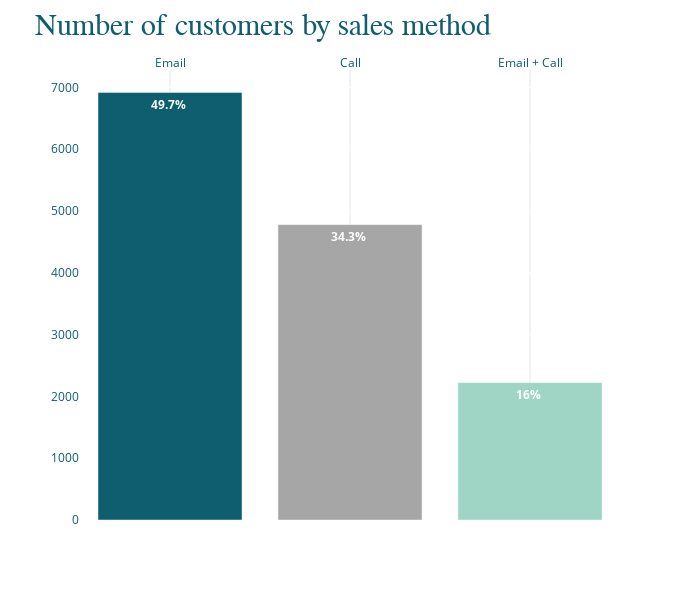

The notebook cell this image was saved under:
### Markdown cell above
## How many customers were there for each approach?

### Code cell
counts = sales['sales_method'].value_counts(normalize=False).reset_index().rename(columns={'index': 'sales_method',
                                                                   'sales_method': '# of customers'})


# Creating the bar chart
trace = go.Bar(
    x = counts["sales_method"].to_list(),
    y = counts["# of customers"].to_list(),
    orientation = "v",
    marker = dict(color = ["#0E5E6F"]*1 + ["#A6A6A6"]*1 + ['#9ED5C5']*1 ),
    text = np.round(counts['# of customers']/len(sales)*100, decimals=1),
    texttemplate =  "<b style='color: #fff'>%{text}% </b>"
)

# title format
large_title_format = "<span style='font-size:30px; font-family:Times New Roman'>Number of customers by sales method</span>"

layout = dict(
    title = large_title_format,
    font = dict(color = '#0E5E6F'),
    margin = dict(t=70),
    xaxis=dict(side="top", zerolinecolor = "#4d4d4d", zerolinewidth = 0.5, gridcolor="#e7e7e7", tickformat=",.2%"),
    width = 700,
    height= 600,
    plot_bgcolor = "white"
)

fig = go.Figure(data = trace, layout = layout)
fig.show()

### Figure 1 — Plotly figure (JSON) as saved in the notebook; plotly's stock layout.template omitted (floating-point values rounded to 4 significant figures)
{"data": [{"marker": {"color": ["#0E5E6F", "#A6A6A6", "#9ED5C5"]}, "orientation": "v", "text": [49.7, 34.3, 16], "texttemplate": "<b style='color: #fff'>%{text}% </b>", "x": ["Email", "Call", "Email + Call"], "y": [6919, 4780, 2223], "type": "bar"}], "layout": {"font": {"color": "#0E5E6F"}, "height": 600, "margin": {"t": 70}, "plot_bgcolor": "white", "title": {"text": "<span style='font-size:30px; font-family:Times New Roman'>Number of customers by sales method</span>"}, "width": 700, "xaxis": {"gridcolor": "#e7e7e7", "side": "top", "tickformat": ",.2%", "zerolinecolor": "#4d4d4d", "zerolinewidth": 0.5}}}
